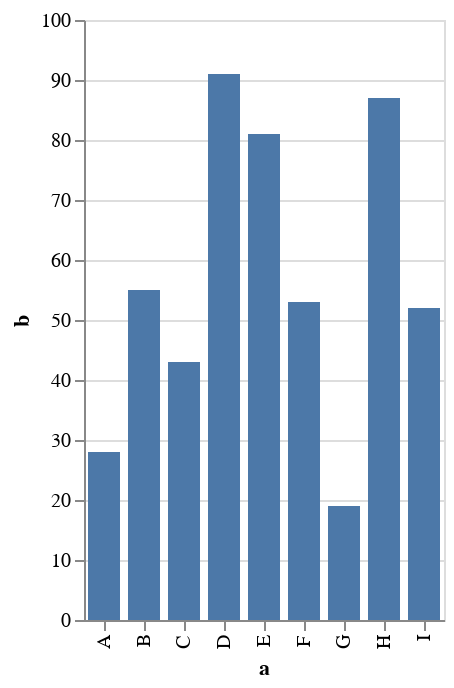

The cell this chart's notebook holds for it:
### Code cell
interactiveBarSelectHighlight =
    let labels = description "A bar chart with highlighting on hover and selecting on click. (Inspired by Tableau's interaction style.)"

        dvals = dataFromColumns []
                  . dataColumn "a" (Strings ["A", "B", "C", "D", "E", "F", "G", "H", "I"])
                  . dataColumn "b" (Numbers [28, 55, 43, 91, 81, 53, 19, 87, 52])

        sel = selection
                . select "highlight" Single [Empty, On "mouseover"]
                . select "select" Multi []
                
        selCond = MSelectionCondition (SelectionName "select")
                                      [MNumber 1] [MNumber 0.3]
        strokeCond = MDataCondition
                       [ (And (Selection "select") (Expr "length(data(\"select_store\"))")
                          , [MNumber 2])
                       , (Selection "highlight"
                         , [MNumber 1])
                       ]
                       [MNumber 0]
        enc = encoding
                . position X [PName "a", PmType Ordinal]
                . position Y [PName "b", PmType Quantitative]
                . fillOpacity [selCond]
                . strokeWidth [strokeCond]
                
        markOpts = mark Bar [MFill "#4C78A8", MStroke "black", MCursor CPointer]
        cnf = configure (configuration (Scale [SCBandPaddingInner 0.2]) [])

    in toVegaLite [labels, cnf, dvals [], sel [], markOpts, enc []]

vlShow interactiveBarSelectHighlight

### Figure 1 — Vega-Lite specification as saved in the notebook (floating-point values rounded to 4 significant figures)
{"$schema": "https://vega.github.io/schema/vega-lite/v3.json", "config": {"scale": {"bandPaddingInner": 0.2}}, "data": {"values": [{"a": "A", "b": 28}, {"a": "B", "b": 55}, {"a": "C", "b": 43}, {"a": "D", "b": 91}, {"a": "E", "b": 81}, {"a": "F", "b": 53}, {"a": "G", "b": 19}, {"a": "H", "b": 87}, {"a": "I", "b": 52}]}, "description": "A bar chart with highlighting on hover and selecting on click. (Inspired by Tableau's interaction style.)", "encoding": {"fillOpacity": {"condition": {"selection": "select", "value": 1}, "value": 0.3}, "strokeWidth": {"condition": [{"test": {"and": [{"selection": "select"}, "length(data(\"select_store\"))"]}, "value": 2}, {"selection": "highlight", "value": 1}], "value": 0}, "x": {"field": "a", "type": "ordinal"}, "y": {"field": "b", "type": "quantitative"}}, "mark": {"cursor": "pointer", "fill": "#4C78A8", "stroke": "black", "type": "bar"}, "selection": {"highlight": {"empty": "none", "fields": ["_vgsid_"], "on": "mouseover", "resolve": "global", "type": "single"}, "select": {"empty": "all", "fields": ["_vgsid_"], "on": "click", "resolve": "global", "toggle": "event.shiftKey", "type": "multi"}}}
